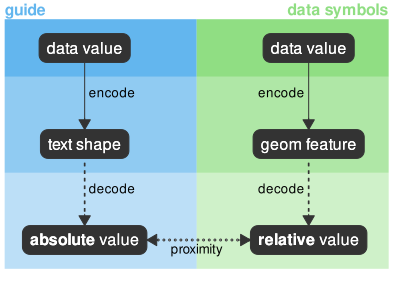

Write R code to recreate this figure.

source("common.R")

svg("text-guide.svg", width=4.1, height=3)

grid.newpage()

## Overall size
pushViewport(viewport(width=unit(4, "in")))

## Layout
pushViewport(viewport(layout=grid.layout(5, 4,
                                         widths=c(5,1,1,5),
                                         heights=unit(3:2, "lines"))))
## Backgrounds
pushViewport(viewport(layout.pos.col=1:2, layout.pos.row=1))
grid.rect(gp=gpar(col=NA, fill=adjustcolor(4, alpha=.7)))
grid.text("guide", x=unit(0, "mm"), hjust=0,
          y=unit(1, "npc") + unit(.5, "lines"), 
          gp=gpar(col=adjustcolor(4, alpha=.7), fontface="bold"))
popViewport()
pushViewport(viewport(layout.pos.col=1:2, layout.pos.row=2:3))
grid.rect(gp=gpar(col=NA, fill=adjustcolor(4, alpha=.5)))
popViewport()
pushViewport(viewport(layout.pos.col=1:2, layout.pos.row=4:5))
grid.rect(gp=gpar(col=NA, fill=adjustcolor(4, alpha=.3)))
popViewport()
pushViewport(viewport(layout.pos.col=3:4, layout.pos.row=1))
grid.rect(gp=gpar(col=NA, fill=adjustcolor(3, alpha=.7)))
grid.text("data symbols", x=unit(1, "npc") + unit(0, "mm"), hjust=1,
          y=unit(1, "npc") + unit(1, "mm"), vjust=0,
          gp=gpar(col=adjustcolor(3, alpha=.7), fontface="bold"))
popViewport()
pushViewport(viewport(layout.pos.col=3:4, layout.pos.row=2:3))
grid.rect(gp=gpar(col=NA, fill=adjustcolor(3, alpha=.5)))
popViewport()
pushViewport(viewport(layout.pos.col=3:4, layout.pos.row=4:5))
grid.rect(gp=gpar(col=NA, fill=adjustcolor(3, alpha=.3)))
popViewport()

## Nodes
pushViewport(viewport(layout.pos.col=1, layout.pos.row=1))
node("data value")
popViewport()
pushViewport(viewport(layout.pos.col=1, layout.pos.row=2))
grid.text(" encode", y=unit(1, "npc") - unit(1, "lines"), hjust=0,
          gp=gpar(fontsize=10))
popViewport()
pushViewport(viewport(layout.pos.col=4, layout.pos.row=1))
node("data value 2", label="data value")
popViewport()
pushViewport(viewport(layout.pos.col=4, layout.pos.row=2))
grid.text("encode ", y=unit(1, "npc") - unit(1, "lines"), hjust=1,
          gp=gpar(fontsize=10))
popViewport()
pushViewport(viewport(layout.pos.col=1, layout.pos.row=3))
node("text shape")
popViewport()
pushViewport(viewport(layout.pos.col=1, layout.pos.row=4))
grid.text(" decode", y=unit(1, "npc") - unit(1, "lines"), hjust=0,
          gp=gpar(fontsize=10))
popViewport()
pushViewport(viewport(layout.pos.col=4, layout.pos.row=3))
node("geom feature")
popViewport()
pushViewport(viewport(layout.pos.col=4, layout.pos.row=4))
grid.text("decode ", y=unit(1, "npc") - unit(1, "lines"), hjust=1,
          gp=gpar(fontsize=10))
popViewport()
pushViewport(viewport(layout.pos.col=1, layout.pos.row=5))
node("absolute value")
popViewport()
pushViewport(viewport(layout.pos.col=4, layout.pos.row=5))
node("relative value")
popViewport()
pushViewport(viewport(layout.pos.col=2:3, layout.pos.row=5))
grid.text("proximity", y=unit(.5, "npc") + unit(-1, "mm"), vjust=1,
          gp=gpar(fontsize=10))
popViewport()

## Layout
popViewport()

## Overall size
popViewport()

## Edges
edge("data value", 270, "text shape", 90)
edge("data value 2", 270, "geom feature", 90)
edge("text shape", 270, "absolute value", 90, lty="dashed")
edge("geom feature", 270, "relative value", 90, lty="dashed")
edge("absolute value", 0, "relative value", 180, ends="both", lty="dotted")

dev.off()
